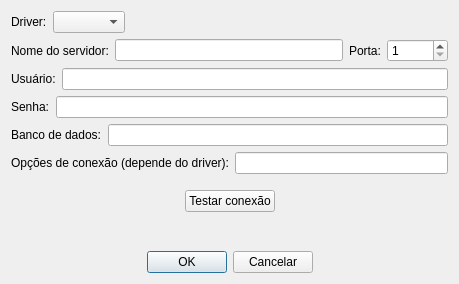
<?xml version="1.0" encoding="UTF-8"?>
<ui version="4.0">
 <class>frmEscolheBancoDeDados</class>
 <widget class="QDialog" name="frmEscolheBancoDeDados">
  <property name="geometry">
   <rect>
    <x>0</x>
    <y>0</y>
    <width>459</width>
    <height>284</height>
   </rect>
  </property>
  <property name="windowTitle">
   <string>Dialog</string>
  </property>
  <layout class="QVBoxLayout" name="verticalLayout">
   <item>
    <layout class="QHBoxLayout" name="horizontalLayout_8">
     <item>
      <widget class="QLabel" name="lblDriver">
       <property name="text">
        <string>Driver:</string>
       </property>
      </widget>
     </item>
     <item>
      <widget class="QComboBox" name="cmbDriver"/>
     </item>
     <item>
      <spacer name="horizontalSpacer_5">
       <property name="orientation">
        <enum>Qt::Horizontal</enum>
       </property>
       <property name="sizeHint" stdset="0">
        <size>
         <width>40</width>
         <height>20</height>
        </size>
       </property>
      </spacer>
     </item>
    </layout>
   </item>
   <item>
    <layout class="QHBoxLayout" name="horizontalLayout">
     <item>
      <widget class="QLabel" name="lblHostName">
       <property name="text">
        <string>Nome do servidor:</string>
       </property>
      </widget>
     </item>
     <item>
      <widget class="QLineEdit" name="txtHostName"/>
     </item>
     <item>
      <widget class="QLabel" name="lblPort">
       <property name="text">
        <string>Porta:</string>
       </property>
      </widget>
     </item>
     <item>
      <widget class="QSpinBox" name="spnPort">
       <property name="minimum">
        <number>1</number>
       </property>
       <property name="maximum">
        <number>65535</number>
       </property>
      </widget>
     </item>
    </layout>
   </item>
   <item>
    <layout class="QHBoxLayout" name="horizontalLayout_2">
     <item>
      <widget class="QLabel" name="lblUser">
       <property name="text">
        <string>Usuário:</string>
       </property>
      </widget>
     </item>
     <item>
      <widget class="QLineEdit" name="txtUser"/>
     </item>
    </layout>
   </item>
   <item>
    <layout class="QHBoxLayout" name="horizontalLayout_3">
     <item>
      <widget class="QLabel" name="lblPassword">
       <property name="text">
        <string>Senha:</string>
       </property>
      </widget>
     </item>
     <item>
      <widget class="QLineEdit" name="txtPassword">
       <property name="echoMode">
        <enum>QLineEdit::Password</enum>
       </property>
      </widget>
     </item>
    </layout>
   </item>
   <item>
    <layout class="QHBoxLayout" name="horizontalLayout_4">
     <item>
      <widget class="QLabel" name="lblDatabase">
       <property name="text">
        <string>Banco de dados:</string>
       </property>
      </widget>
     </item>
     <item>
      <widget class="QLineEdit" name="txtDatabase"/>
     </item>
    </layout>
   </item>
   <item>
    <layout class="QHBoxLayout" name="horizontalLayout_5">
     <item>
      <widget class="QLabel" name="lblOptions">
       <property name="text">
        <string>Opções de conexão (depende do driver):</string>
       </property>
      </widget>
     </item>
     <item>
      <widget class="QLineEdit" name="txtOptions"/>
     </item>
    </layout>
   </item>
   <item>
    <spacer name="verticalSpacer">
     <property name="orientation">
      <enum>Qt::Vertical</enum>
     </property>
     <property name="sizeHint" stdset="0">
      <size>
       <width>20</width>
       <height>17</height>
      </size>
     </property>
    </spacer>
   </item>
   <item>
    <layout class="QHBoxLayout" name="horizontalLayout_7">
     <item>
      <spacer name="horizontalSpacer_3">
       <property name="orientation">
        <enum>Qt::Horizontal</enum>
       </property>
       <property name="sizeHint" stdset="0">
        <size>
         <width>40</width>
         <height>20</height>
        </size>
       </property>
      </spacer>
     </item>
     <item>
      <widget class="QPushButton" name="btnTestConnection">
       <property name="text">
        <string>Testar conexão</string>
       </property>
      </widget>
     </item>
     <item>
      <spacer name="horizontalSpacer_4">
       <property name="orientation">
        <enum>Qt::Horizontal</enum>
       </property>
       <property name="sizeHint" stdset="0">
        <size>
         <width>40</width>
         <height>20</height>
        </size>
       </property>
      </spacer>
     </item>
    </layout>
   </item>
   <item>
    <spacer name="verticalSpacer_2">
     <property name="orientation">
      <enum>Qt::Vertical</enum>
     </property>
     <property name="sizeHint" stdset="0">
      <size>
       <width>20</width>
       <height>40</height>
      </size>
     </property>
    </spacer>
   </item>
   <item>
    <layout class="QHBoxLayout" name="horizontalLayout_6">
     <item>
      <spacer name="horizontalSpacer">
       <property name="orientation">
        <enum>Qt::Horizontal</enum>
       </property>
       <property name="sizeHint" stdset="0">
        <size>
         <width>40</width>
         <height>20</height>
        </size>
       </property>
      </spacer>
     </item>
     <item>
      <widget class="QPushButton" name="btnOk">
       <property name="text">
        <string>OK</string>
       </property>
       <property name="default">
        <bool>true</bool>
       </property>
      </widget>
     </item>
     <item>
      <widget class="QPushButton" name="btnCancel">
       <property name="text">
        <string>Cancelar</string>
       </property>
      </widget>
     </item>
     <item>
      <spacer name="horizontalSpacer_2">
       <property name="orientation">
        <enum>Qt::Horizontal</enum>
       </property>
       <property name="sizeHint" stdset="0">
        <size>
         <width>40</width>
         <height>20</height>
        </size>
       </property>
      </spacer>
     </item>
    </layout>
   </item>
  </layout>
 </widget>
 <resources/>
 <connections/>
</ui>
